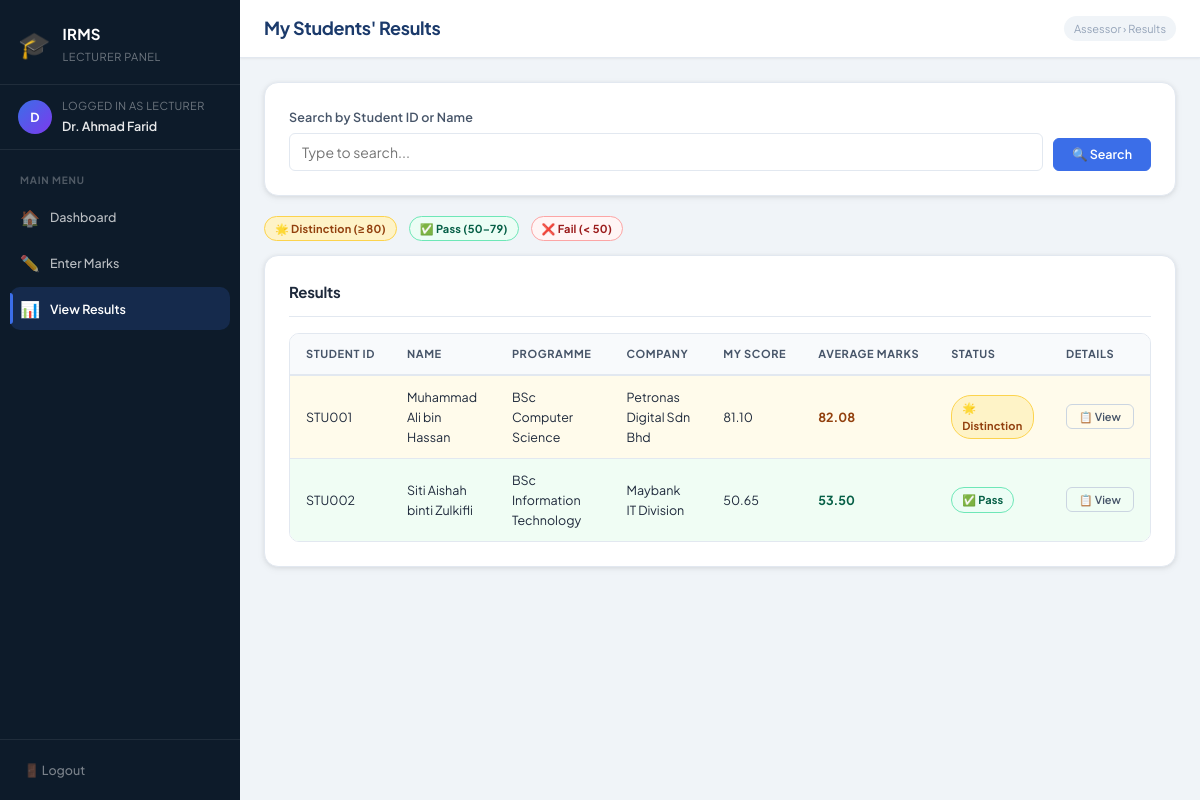
The app's page /assessor/view_results.php (signed in) with its own data.
### tables this page shows
CREATE TABLE `internship` (
  `internship_id` int NOT NULL,
  `student_id` varchar(20) NOT NULL,
  `lecturer_id` varchar(20) DEFAULT NULL,
  `supervisor_id` varchar(20) DEFAULT NULL,
  `company_id` int DEFAULT NULL,
  `s_marks_id` int DEFAULT NULL,
  `l_marks_id` int DEFAULT NULL,
  `duration` int DEFAULT NULL,
  `average_marks` decimal(6,2) DEFAULT NULL
);

CREATE TABLE `student` (
  `student_id` varchar(20) NOT NULL,
  `student_name` varchar(100) NOT NULL,
  `student_password` varchar(100) NOT NULL,
  `student_email` varchar(100) DEFAULT NULL,
  `programme` varchar(100) DEFAULT NULL
);

CREATE TABLE `company` (
  `company_id` int NOT NULL,
  `company_name` varchar(150) NOT NULL
);

### assessor/view_results.php (the view, shortened to what this page needs)
<?php
require_once "../connection.php";
include "header.php";
$uid  = $_SESSION['user_id'];
$role = $_SESSION['role'];
$colFilter = ($role == 'supervisor') ? 'supervisor_id' : 'lecturer_id';
$search = isset($_GET['search']) ? mysqli_real_escape_string($conn, trim($_GET['search'])) : '';
$extra  = $search ? "AND (s.student_id LIKE '%$search%' OR s.student_name LIKE '%$search%')" : '';
$sql = "SELECT i.internship_id, i.average_marks, i.s_marks_id, i.l_marks_id,
               s.student_id, s.student_name, s.programme,
               c.company_name
        FROM internship i
        JOIN student s    ON i.student_id   = s.student_id
        LEFT JOIN company c ON i.company_id = c.company_id
        WHERE i.$colFilter = '$uid' $extra
        ORDER BY s.student_name";
$results = mysqli_query($conn, $sql);
?>
<div class="topbar">
    <h1>My Students' Results</h1>
    <span class="breadcrumb">Assessor &rsaquo; Results</span>
</div>
<div class="page-body">
<div class="card">
    <form method="GET" style="display:flex; gap:10px; align-items:flex-end;">
        <div class="form-group mb-0" style="flex:1">
            <label>Search by Student ID or Name</label>
            <input type="text" name="search" value="<?= htmlspecialchars($search) ?>" placeholder="Type to search...">
        </div>
        <button type="submit" class="btn btn-primary">🔍 Search</button>
    </form>
</div>
<div style="display:flex; gap:12px; margin-bottom:14px; flex-wrap:wrap;">
    <span class="badge badge-distinction">🌟 Distinction (≥ 80)</span>
    <span class="badge badge-pass">✅ Pass (50–79)</span>
    <span class="badge badge-fail">❌ Fail (&lt; 50)</span>
</div>
<div class="card">
    <div class="card-title">Results</div>
    <div class="table-wrap">
    <table>
        <thead>
            <tr>
                <th>Student ID</th>
                <th>Name</th>
                <th>Programme</th>
                <th>Company</th>
                <th>My Score</th>
                <th>Average Marks</th>
                <th>Status</th>
                <th>Details</th>
            </tr>
        </thead>
        <tbody>
        <?php while ($row = mysqli_fetch_assoc($results)):
            $avg = $row['average_marks'];
            $myScore = null;
            if ($role == 'supervisor' && $row['s_marks_id']) {
                $smid   = (int)$row['s_marks_id'];
                $stRes  = mysqli_query($conn, "SELECT SUM(total_marks) as t FROM supervisor_marks WHERE s_marks_id=$smid");
                $myScore = (float)mysqli_fetch_assoc($stRes)['t'];
            } elseif ($role == 'lecturer' && $row['l_marks_id']) {
                $lmid   = (int)$row['l_marks_id'];
                $ltRes  = mysqli_query($conn, "SELECT SUM(total_marks) as t FROM lecturer_marks WHERE l_marks_id=$lmid");
                $myScore = (float)mysqli_fetch_assoc($ltRes)['t'];
            }
            $rowClass = 'result-row';
            $badge    = '<span class="text-muted">Pending</span>';
            if ($avg !== null) {
                if ($avg >= 80) {
                    $rowClass .= ' row-distinction';
                    $badge = '<span class="badge badge-distinction">🌟 Distinction</span>';
                } elseif ($avg >= 50) {
                    $rowClass .= ' row-pass';
                    $badge = '<span class="badge badge-pass">✅ Pass</span>';
                } else {
                    $rowClass .= ' row-fail';
                    $badge = '<span class="badge badge-fail">❌ Fail</span>';
                }
            }
        ?>
        <tr class="<?= $rowClass ?>">
            <td><?= htmlspecialchars($row['student_id']) ?></td>
            <td><?= htmlspecialchars($row['student_name']) ?></td>
            <td><?= htmlspecialchars($row['programme']) ?></td>
            <td><?= htmlspecialchars($row['company_name'] ?? '—') ?></td>
            <td>
                <?= $myScore !== null ? number_format($myScore, 2) : '<span class="text-muted">Not entered</span>' ?>
            </td>
            <td class="mark-value">
                <?= $avg !== null ? '<strong>'.number_format($avg,2).'</strong>' : '<span class="text-muted">—</span>' ?>
            </td>
            <td><?= $badge ?></td>
            <td>
                <a href="result_detail.php?iid=<?= $row['internship_id'] ?>" class="btn btn-outline btn-sm">📋 View</a>
            </td>
        </tr>
        <?php endwhile; ?>
        </tbody>
    </table>
    </div>
</div>
</div>
<?php include "footer.php"; ?>

### records on screen
internship: student.student_id "STU001", student.student_name "Muhammad Ali bin Hassan", student.programme "BSc Computer Science", company.company_name "Petronas Digital Sdn Bhd", myScore "81.10", average_marks "82.08", shows "🌟 Distinction"
internship: student.student_id "STU002", student.student_name "Siti Aishah binti Zulkifli", student.programme "BSc Information Technology", company.company_name "Maybank IT Division", myScore "50.65", average_marks "53.50", shows "✅ Pass"

### other values on screen
$assessorRole "LECTURER"
$initials "D"
$_SESSION['name'] "Dr. Ahmad Farid"
